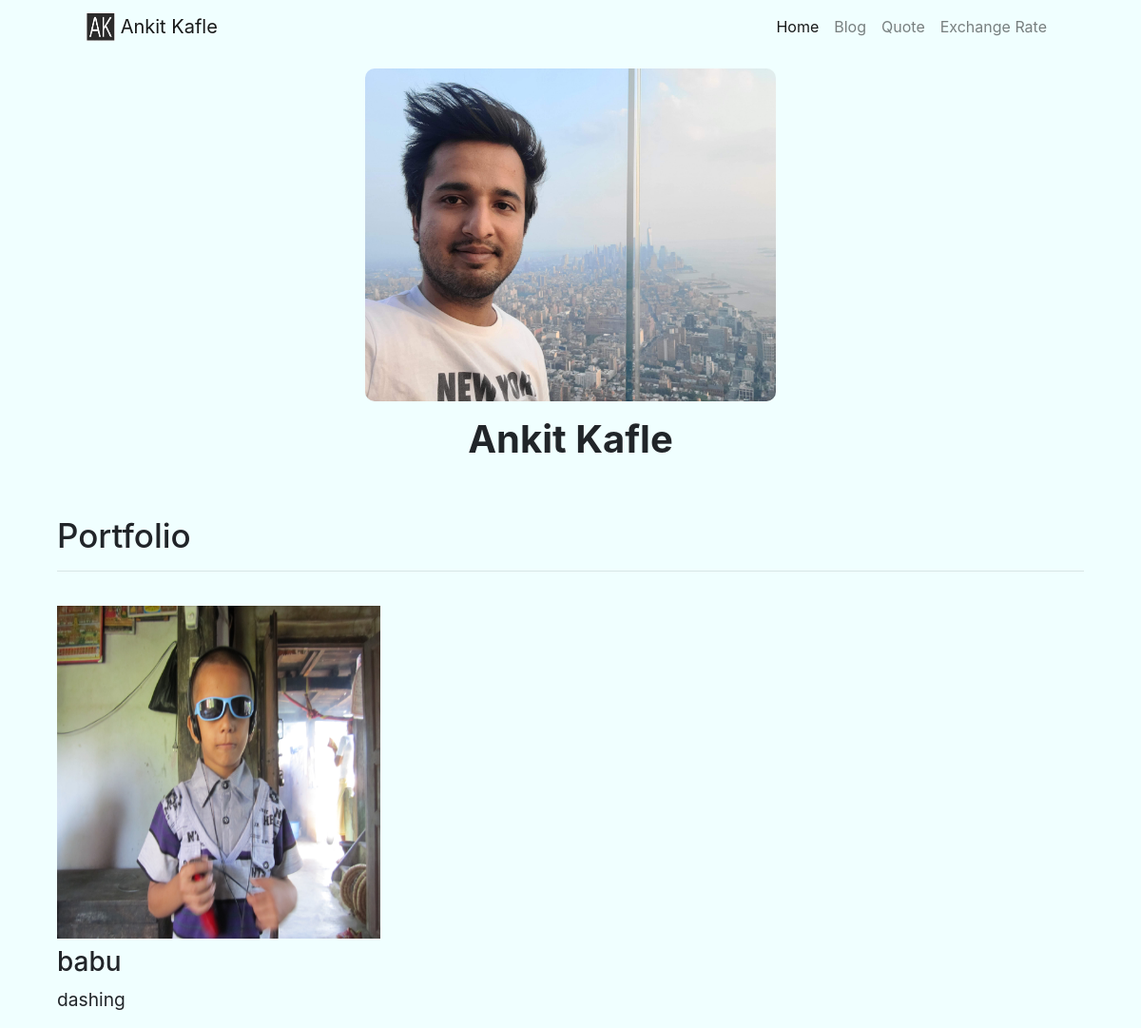
Before: / with the older database file.
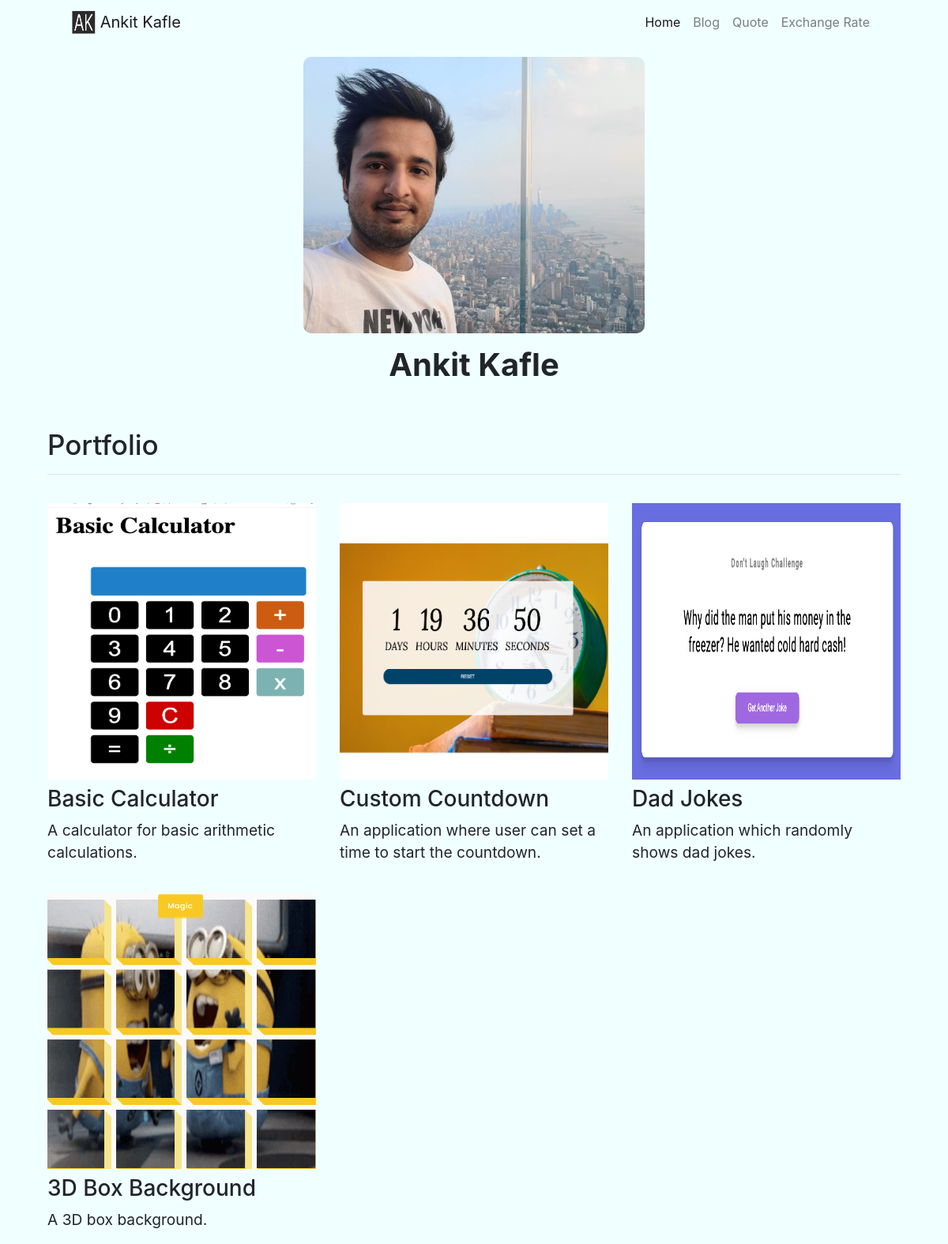
After: the same page with the newer database file.
### portfolio/models.py (models this page shows, shortened)
class Project(models.Model):
    title = models.CharField(max_length=100)
    description = models.CharField(max_length=200)
    image = models.ImageField(upload_to='portfolio/images/')
    url = models.URLField(blank=True)

### portfolio/views.py (the view)
# urls.py: path('', portfolioViews.home, name='home'),
def home(request):
    projects= Project.objects.all()
    return render(request, 'portfolio/home.html', {'projects': projects})

### portfolio/templates/portfolio/home.html
{% extends 'portfolio/base.html' %}
{% block content %}
{% load static %}
<div class="row justify-content-center my-3" >
    <div class="col-5">
        <img src="{% static 'portfolio/main.jpg' %}" width="600" height="300" class="img-fluid" id="proffileImage" >
    </div>
</div>
<div class="row justify-content-center mb-2">
    <div class="col-md-9 text-center">
      <h1 id="hometext" class="font-weight-bold">Ankit Kafle</h1>
    </div>
  </div>
  <h2 class="mt-5">Portfolio</h2>
  <hr>
  <div class="row" >
    {% for project in projects %}
    <div class="col-lg-4 col-md-6" id ="portfolioContainer" >
      {% if project.url %}
      <a href="{{ project.url }}">
        <img src="{{ project.image.url }}" class="img-fluid mb-2">
      </a>
      {% else %}
      <img src="{{ project.image.url }}" class="img-fluid mb-2">
      {% endif %}
      <h3>{{ project.title }}</h3>
      <p>{{ project.description }}</p>
    </div>
    {% endfor %}
  </div>
  {% endblock %}

### portfolio/templates/portfolio/base.html (shortened to what this page needs)
{% load static %}
  <head>
    <link rel="stylesheet" href="https://stackpath.bootstrapcdn.com/bootstrap/4.4.1/css/bootstrap.min.css">
    <link rel="stylesheet" href="{% static "portfolio/custom.css" %}">
  </head>
  <body id="portfolioBody">
    <nav id="topNav" class="navbar navbar-expand-md navbar-light">
        <div class="container">
        <a class="navbar-brand" href="{% url 'home' %}">
        <img src="{% static 'portfolio/logo.png' %}" width="30" height="30" class="d-inline-block align-top" alt="Logo">
        <span>Ankit Kafle</span></a>
    <div class="collapse navbar-collapse text-center" id="navbarNav">
        <ul class="navbar-nav ml-auto">
        <li class="nav-item">
       <a class="nav-link active" aria-current="page" href="{% url 'home' %}">Home</a>
        </li>
        <li class="nav-item">
        <a class="nav-link" href="{% url 'blog:all_blogs' %}">Blog</a>
        </li>
        <li class="nav-item">
          <a class="nav-link" href="{% url 'quotes' %}">Quote</a>
        </li>
        <li class="nav-item">
          <a class="nav-link" href="{% url 'exchagne' %}">Exchange Rate </a>
        </li>
    </ul>
    </div>
        </div>
        </nav>
        {% block content %}{% endblock %}
  </body>

### portfolio/static/portfolio/custom.css (style rules this page uses)
#portfolioBody { width: 90%; margin: auto; }
.mt-5 { font-size: 35px; }
p { font-size: larger; }
.img-fluid { width: 400px; height: 350px; }
#portfolioContainer { margin-top: 20px; }
#proffileImage { border-radius: 10px; width: auto; }
#portfolioBody { background-color: azure; }

Changed rows visible on the page:
removed Project: image (picture), title "babu", description "dashing"
added Project: image (picture), title "Basic Calculator", description "A calculator for basic arithmetic calculations."
added Project: image (picture), title "Custom Countdown", description "An application where user can set a time to start the countdown."
added Project: image (picture), title "Dad Jokes", description "An application which randomly shows dad jokes."
added Project: image (picture), title "3D Box Background", description "A 3D box background."
